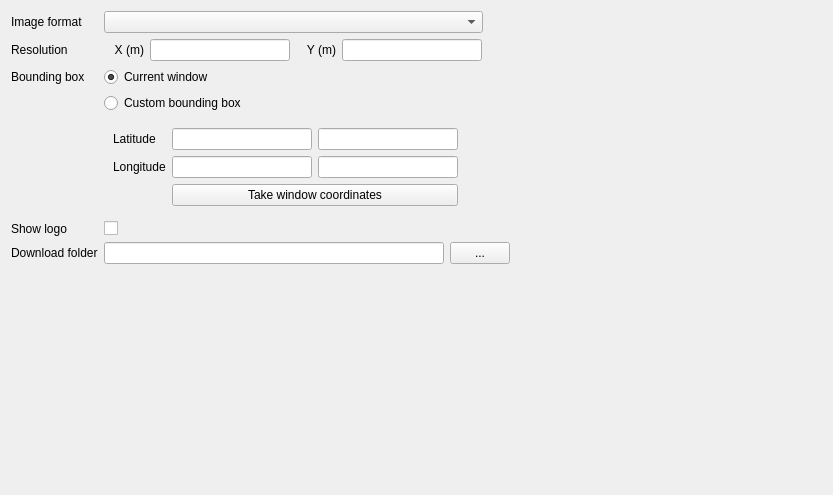
            <widget class="QWidget" name="scrollAreaWidgetContents_4">
             <property name="geometry">
              <rect>
               <x>0</x>
               <y>0</y>
               <width>833</width>
               <height>495</height>
              </rect>
             </property>
             <layout class="QGridLayout" name="gridLayout_6">
              <item row="10" column="1">
               <spacer name="verticalSpacer_2">
                <property name="orientation">
                 <enum>Qt::Vertical</enum>
                </property>
                <property name="sizeHint" stdset="0">
                 <size>
                  <width>20</width>
                  <height>40</height>
                 </size>
                </property>
               </spacer>
              </item>
              <item row="2" column="1">
               <widget class="QRadioButton" name="currentExtentRadioButton">
                <property name="text">
                 <string>Current window</string>
                </property>
                <property name="checked">
                 <bool>true</bool>
                </property>
               </widget>
              </item>
              <item row="2" column="0">
               <widget class="QLabel" name="bboxLabel">
                <property name="text">
                 <string>Bounding box</string>
                </property>
               </widget>
              </item>
              <item row="1" column="0">
               <widget class="QLabel" name="resolutionLabel">
                <property name="text">
                 <string>Resolution</string>
                </property>
               </widget>
              </item>
              <item row="0" column="1">
               <widget class="QComboBox" name="imageFormatComboBox">
                <property name="minimumSize">
                 <size>
                  <width>379</width>
                  <height>0</height>
                 </size>
                </property>
                <property name="maximumSize">
                 <size>
                  <width>379</width>
                  <height>800</height>
                 </size>
                </property>
               </widget>
              </item>
              <item row="3" column="1">
               <widget class="QRadioButton" name="customExtentRadioButton">
                <property name="text">
                 <string>Custom bounding box</string>
                </property>
               </widget>
              </item>
              <item row="0" column="0">
               <widget class="QLabel" name="imageFormatLabel">
                <property name="text">
                 <string>Image format</string>
                </property>
               </widget>
              </item>
              <item row="1" column="1">
               <layout class="QHBoxLayout" name="horizontalLayout_8">
                <item>
                 <widget class="QLabel" name="xLabel">
                  <property name="minimumSize">
                   <size>
                    <width>40</width>
                    <height>0</height>
                   </size>
                  </property>
                  <property name="maximumSize">
                   <size>
                    <width>40</width>
                    <height>16777215</height>
                   </size>
                  </property>
                  <property name="text">
                   <string>X (m)</string>
                  </property>
                  <property name="alignment">
                   <set>Qt::AlignRight|Qt::AlignTrailing|Qt::AlignVCenter</set>
                  </property>
                 </widget>
                </item>
                <item>
                 <widget class="QLineEdit" name="resXLineEdit">
                  <property name="minimumSize">
                   <size>
                    <width>140</width>
                    <height>0</height>
                   </size>
                  </property>
                  <property name="maximumSize">
                   <size>
                    <width>140</width>
                    <height>16777215</height>
                   </size>
                  </property>
                 </widget>
                </item>
                <item>
                 <widget class="QLabel" name="yLabel">
                  <property name="minimumSize">
                   <size>
                    <width>40</width>
                    <height>0</height>
                   </size>
                  </property>
                  <property name="maximumSize">
                   <size>
                    <width>160</width>
                    <height>16777215</height>
                   </size>
                  </property>
                  <property name="text">
                   <string>Y (m)</string>
                  </property>
                  <property name="alignment">
                   <set>Qt::AlignRight|Qt::AlignTrailing|Qt::AlignVCenter</set>
                  </property>
                 </widget>
                </item>
                <item>
                 <widget class="QLineEdit" name="resYLineEdit">
                  <property name="minimumSize">
                   <size>
                    <width>140</width>
                    <height>0</height>
                   </size>
                  </property>
                  <property name="maximumSize">
                   <size>
                    <width>140</width>
                    <height>16777215</height>
                   </size>
                  </property>
                 </widget>
                </item>
                <item>
                 <spacer name="horizontalSpacer_5">
                  <property name="orientation">
                   <enum>Qt::Horizontal</enum>
                  </property>
                  <property name="sizeHint" stdset="0">
                   <size>
                    <width>40</width>
                    <height>20</height>
                   </size>
                  </property>
                 </spacer>
                </item>
               </layout>
              </item>
              <item row="4" column="1">
               <widget class="QWidget" name="widgetCustomExtent" native="true">
                <property name="minimumSize">
                 <size>
                  <width>400</width>
                  <height>0</height>
                 </size>
                </property>
                <property name="maximumSize">
                 <size>
                  <width>400</width>
                  <height>16777215</height>
                 </size>
                </property>
                <layout class="QGridLayout" name="gridLayout_9">
                 <item row="0" column="0">
                  <widget class="QLabel" name="latitudeLabel">
                   <property name="text">
                    <string>Latitude</string>
                   </property>
                  </widget>
                 </item>
                 <item row="1" column="0">
                  <widget class="QLabel" name="longitudeLabel">
                   <property name="text">
                    <string>Longitude</string>
                   </property>
                  </widget>
                 </item>
                 <item row="1" column="1">
                  <widget class="QLineEdit" name="lngMinLineEdit">
                   <property name="minimumSize">
                    <size>
                     <width>140</width>
                     <height>0</height>
                    </size>
                   </property>
                   <property name="maximumSize">
                    <size>
                     <width>140</width>
                     <height>16777215</height>
                    </size>
                   </property>
                   <property name="readOnly">
                    <bool>false</bool>
                   </property>
                  </widget>
                 </item>
                 <item row="0" column="2">
                  <widget class="QLineEdit" name="latMaxLineEdit">
                   <property name="minimumSize">
                    <size>
                     <width>140</width>
                     <height>0</height>
                    </size>
                   </property>
                   <property name="maximumSize">
                    <size>
                     <width>140</width>
                     <height>16777215</height>
                    </size>
                   </property>
                   <property name="readOnly">
                    <bool>false</bool>
                   </property>
                  </widget>
                 </item>
                 <item row="1" column="2">
                  <widget class="QLineEdit" name="lngMaxLineEdit">
                   <property name="minimumSize">
                    <size>
                     <width>140</width>
                     <height>0</height>
                    </size>
                   </property>
                   <property name="maximumSize">
                    <size>
                     <width>140</width>
                     <height>16777215</height>
                    </size>
                   </property>
                   <property name="readOnly">
                    <bool>false</bool>
                   </property>
                  </widget>
                 </item>
                 <item row="0" column="1">
                  <widget class="QLineEdit" name="latMinLineEdit">
                   <property name="minimumSize">
                    <size>
                     <width>140</width>
                     <height>0</height>
                    </size>
                   </property>
                   <property name="maximumSize">
                    <size>
                     <width>140</width>
                     <height>16777215</height>
                    </size>
                   </property>
                  </widget>
                 </item>
                 <item row="1" column="3">
                  <spacer name="horizontalSpacer_8">
                   <property name="orientation">
                    <enum>Qt::Horizontal</enum>
                   </property>
                   <property name="sizeHint" stdset="0">
                    <size>
                     <width>40</width>
                     <height>20</height>
                    </size>
                   </property>
                  </spacer>
                 </item>
                 <item row="2" column="1" colspan="2">
                  <widget class="QPushButton" name="refreshExtentPushButton">
                   <property name="minimumSize">
                    <size>
                     <width>100</width>
                     <height>0</height>
                    </size>
                   </property>
                   <property name="maximumSize">
                    <size>
                     <width>400</width>
                     <height>16777215</height>
                    </size>
                   </property>
                   <property name="text">
                    <string>Take window coordinates</string>
                   </property>
                  </widget>
                 </item>
                </layout>
                <zorder>latitudeLabel</zorder>
                <zorder>latMinLineEdit</zorder>
                <zorder>latMaxLineEdit</zorder>
                <zorder>longitudeLabel</zorder>
                <zorder>lngMinLineEdit</zorder>
                <zorder>lngMaxLineEdit</zorder>
                <zorder>horizontalSpacer_8</zorder>
                <zorder>refreshExtentPushButton</zorder>
               </widget>
              </item>
              <item row="9" column="0">
               <widget class="QLabel" name="downloadLabel">
                <property name="text">
                 <string>Download folder</string>
                </property>
               </widget>
              </item>
              <item row="9" column="1">
               <layout class="QHBoxLayout" name="horizontalLayout_2">
                <item>
                 <widget class="QLineEdit" name="downloadFolderLineEdit">
                  <property name="minimumSize">
                   <size>
                    <width>340</width>
                    <height>0</height>
                   </size>
                  </property>
                  <property name="maximumSize">
                   <size>
                    <width>340</width>
                    <height>16777215</height>
                   </size>
                  </property>
                 </widget>
                </item>
                <item>
                 <widget class="QPushButton" name="selectDownloadFolderPushButton">
                  <property name="minimumSize">
                   <size>
                    <width>60</width>
                    <height>0</height>
                   </size>
                  </property>
                  <property name="maximumSize">
                   <size>
                    <width>60</width>
                    <height>16777215</height>
                   </size>
                  </property>
                  <property name="text">
                   <string>...</string>
                  </property>
                 </widget>
                </item>
                <item>
                 <spacer name="horizontalSpacer_7">
                  <property name="orientation">
                   <enum>Qt::Horizontal</enum>
                  </property>
                  <property name="sizeHint" stdset="0">
                   <size>
                    <width>40</width>
                    <height>20</height>
                   </size>
                  </property>
                 </spacer>
                </item>
               </layout>
              </item>
              <item row="5" column="0">
               <widget class="QLabel" name="showLogoLabel">
                <property name="text">
                 <string>Show logo</string>
                </property>
               </widget>
              </item>
              <item row="5" column="1">
               <widget class="QCheckBox" name="showLogoCheckBox">
                <property name="text">
                 <string/>
                </property>
               </widget>
              </item>
             </layout>
            </widget>
